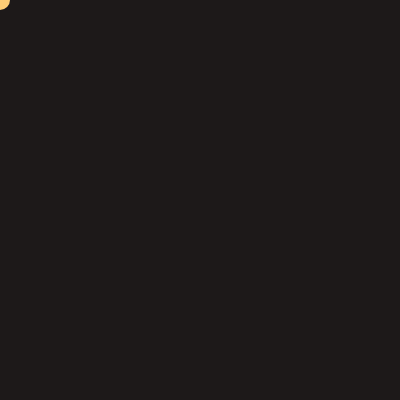
Frame 1 (no input)
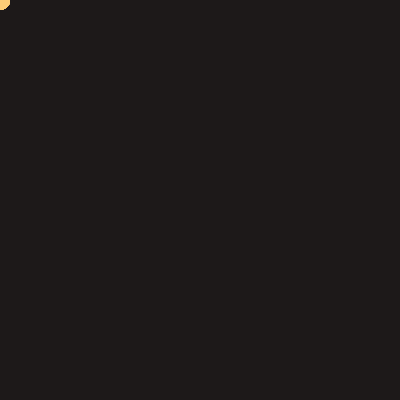
Frame 60 (no input)
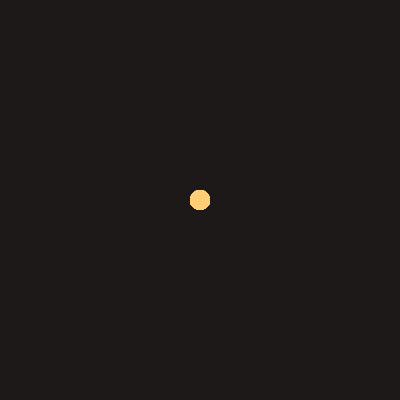
Frame 120 (the mouse pressed at the canvas centre since frame 60)

The p5.js sketch that drew these frames (run headless with seeded random() and noise() and a simulated clock; from frame 60 on, the mouse is pressed at the canvas centre):

// p5.js sketch
// ── sketch.js
function setup() {
  createCanvas(400, 400);
   background('#1d1919');
}

function draw() {
   
 

 fill('#ffce76');
  noStroke();
 ellipse(mouseX,mouseY,20,20);
 
  
}
function mousePressed(){
     background('#1d1919');
    
}
